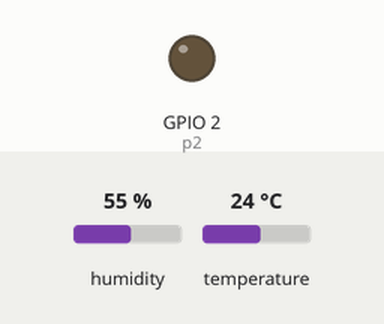
Recording of a program running on a simulated ESP32 board running MicroPython. Shown: output pins drawn as LEDs (lit = HIGH). The inputs (shaded band) are chosen by the test bench; at power-on: humidity 55 %, temperature 24 °C. WiFi joins after 1.5 s; requests to the public web service named in the program get a made-up reply in its usual format after 0.4 s (London, UTC, broken clouds, 64 % humidity, 1013 hPa unless stated); what the program prints to the serial console is not drawn. At 2.4 s the program stops and its outputs stay as they are.

Above: at 0.1 s.
At 1.6 s:
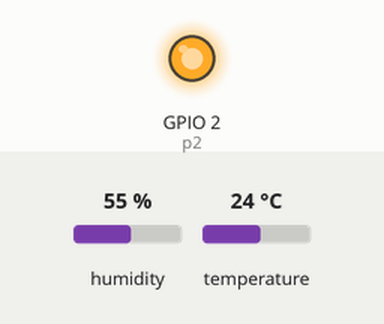
Timing chart, 0 to 3.5 s (numbered marks = the images above):
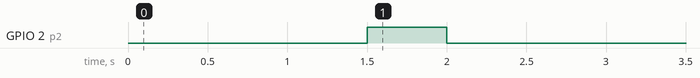

Measured:
- by itself, GPIO 2 (p2): LOW → HIGH at 1.5 s, → LOW 0.50 s later

The program:

main.py
```python
try:
    import urequests as requests
except ModuleNotFoundError:
    import requests
import machine
import network
from time import sleep
import dht
from machine import Pin

TOKEN = "xxxxxxxx"
URL = f"https://api.telegram.org/bot{TOKEN}/"
CHAT_ID = "400948556"
WIFI_USER = 'Andre Archer Connect'
WIFI_PASS = '1234567890abb'
p2 = machine.Pin(2, machine.Pin.OUT)

sensor = dht.DHT11(Pin(14))

def do_connect():
    sta_if = network.WLAN(network.STA_IF)
    if not sta_if.isconnected():
        print('connecting to network...')
        sta_if.active(True)
        sta_if.connect(WIFI_USER, WIFI_PASS)
        while not sta_if.isconnected():
            pass
    p2.value(1)
    sleep(0.5)
    p2.value(0)
    print('network config:', sta_if.ifconfig())


def send_message(text, chat_id):
    url = f"{URL}sendMessage?text={text}&chat_id={chat_id}"
    response = requests.get(url)
    content = response.text
    return content


def measure_temp_and_hum():
    sensor.measure()
    print('measuring...')
    temp = sensor.temperature()
    hum = sensor.humidity()
    return {'temp': temp, 'hum': hum}


if __name__ == '__main__':
    do_connect()
    mth = measure_temp_and_hum()
    send_message(f"Temperature: {mth.get('temp')}", CHAT_ID)
```
